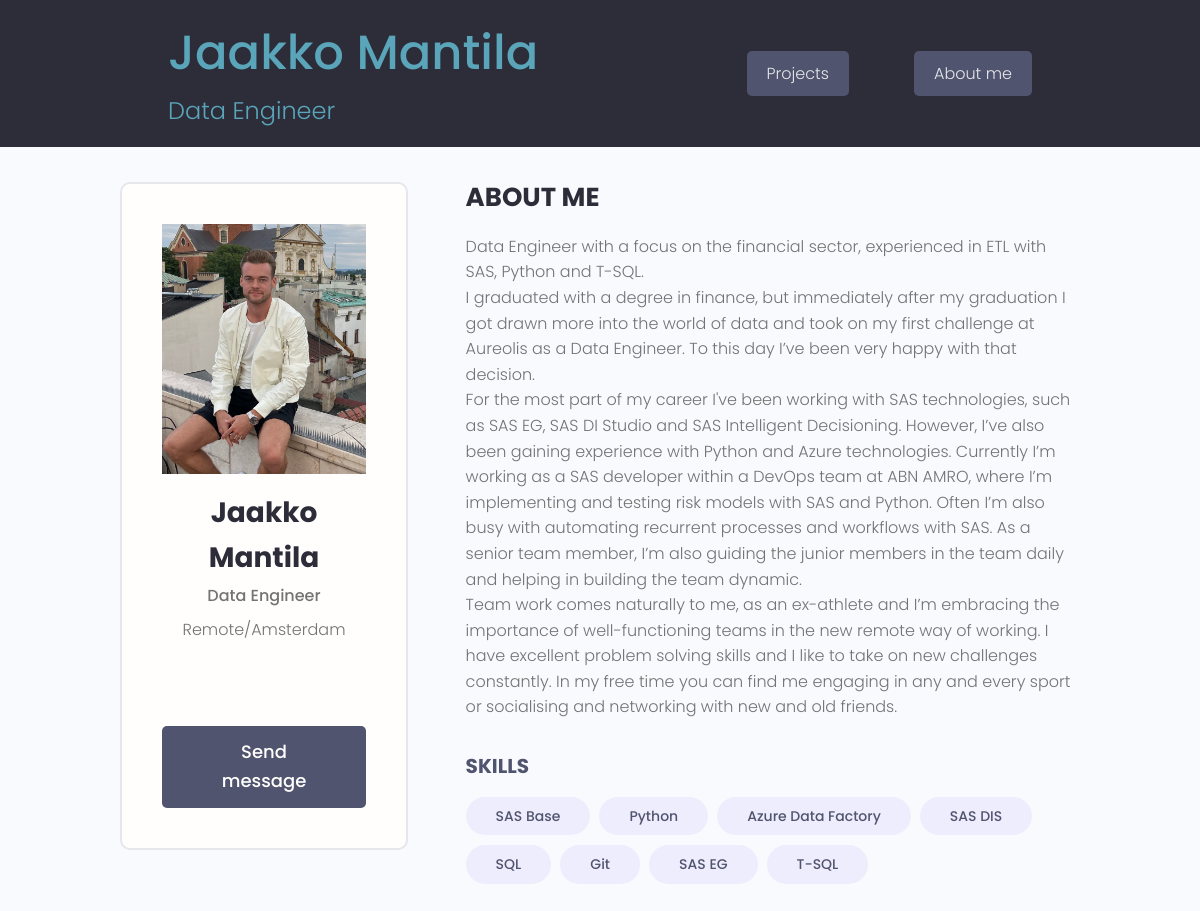
The page /users/aboutme/ on the database as committed earlier.
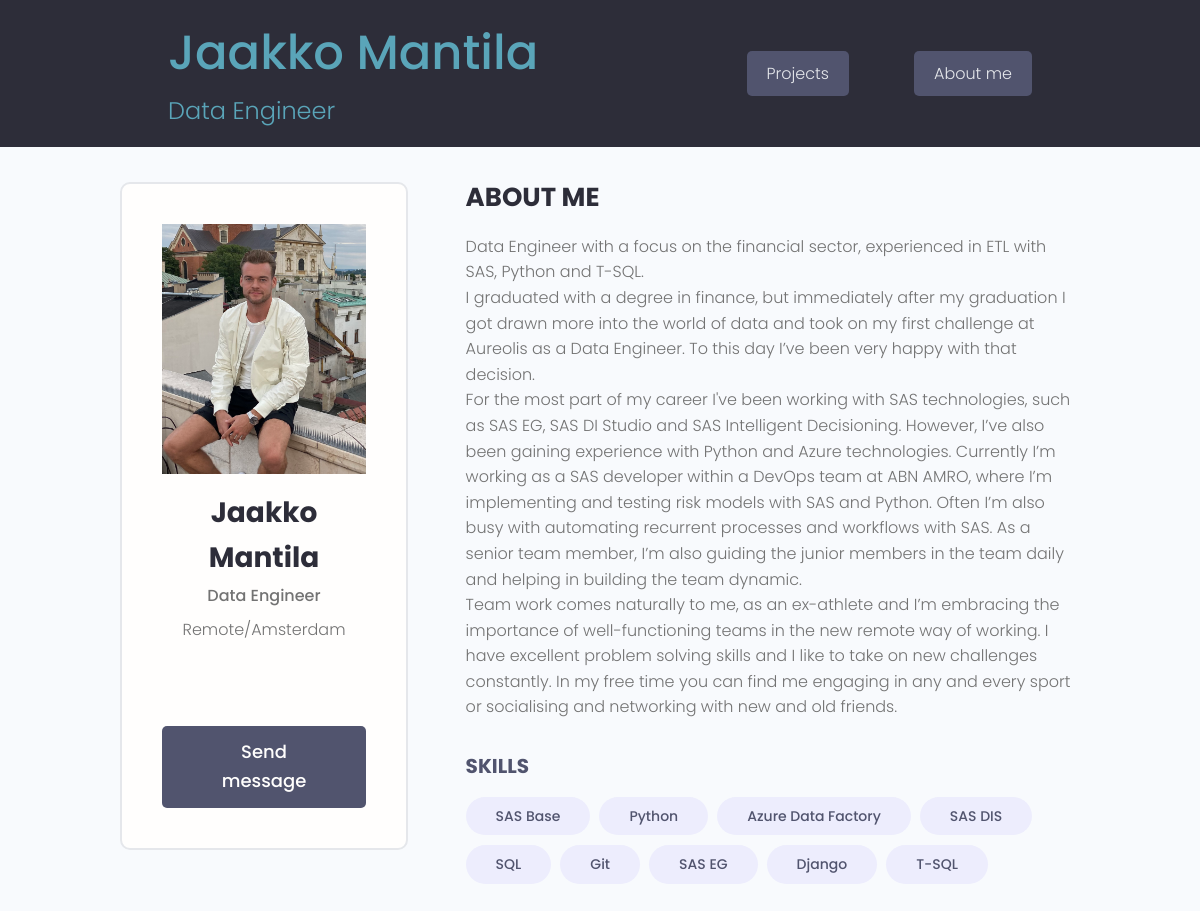
The same page on the database as committed later.
### users/models.py (models this page shows, shortened)
class Skill(models.Model):
    name = models.CharField(max_length=200, null=True, blank=True)
    description = models.TextField(null=True, blank=True)
    id = models.UUIDField(default=uuid.uuid4, unique=True,
                            primary_key=True, editable=False)

### users/views.py (the view)
# urls.py: path('aboutme/', views.aboutme, name="aboutme"),
def aboutme(request):
    project_obj = Profile.objects.get(name='Jaakko Mantila')
    context = {'info':project_obj}
    return render(request,'users/aboutme.html', context)

### users/templates/users/aboutme.html (shortened to what this page needs)
{% extends 'main.html' %}
{% block content %}
{% load static %}
  <main class="profile my-md">
    <div class="container">
      <div class="layout">
        <div class="column column--1of3">
          <div class="card text-center">
            <div class="card__body dev">
            <img class="project__thumbnail" src="{% static 'images/prof_pic.JPG' %}" alt="project thumbnail" />
              <h2 class="dev__name">{{info.name}}</h2>
              <p class="dev__title">{{info.short_intro}}</p>
              <p class="dev__location">{{info.location}}</p>
              <ul class="dev__social">
              </ul>
              <a href={{info.social_linkedin}} target="_blank" class="btn btn--sub btn--lg">Send message </a>
            </div>
          </div>
        </div>
        <div class="column column--2of3">
          <div class="devInfo">
            <h3 class="devInfo__title">About Me</h3>
                <div class="myinfotext">
                    {{ info.bio|linebreaks }}
                </div>
          </div>
              <h3 class="devInfo__subtitle">Skills</h3>
              <div class="devInfo__skills">
                {% for skill in info.skills.all %}
                <span class="tag tag--pill tag--sub tag--lg">
                  <small>{{skill.name}}</small>
                </span>
                {% endfor %}
              </div>
            </div>
        </div>
        </div>
  </main>
  {% endblock content %}

Rows that differ between the two databases and show on the page:
added Skill: name "Django"
